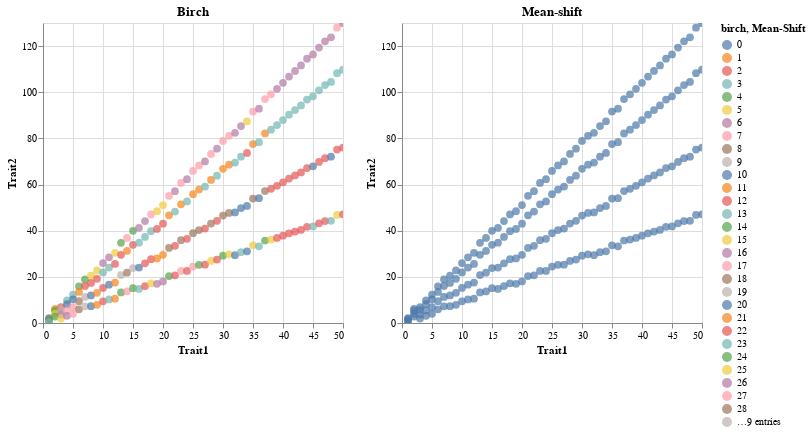

The notebook cell saved with this chart:
### Code cell
(birch | means)

### Figure 1 — Vega-Lite specification as saved in the notebook (floating-point values rounded to 4 significant figures; data arrays with more than 128 entries replaced by an {"elided": "..."} marker saying what was removed)
{"config": {"view": {"continuousWidth": 300, "continuousHeight": 300}}, "hconcat": [{"mark": {"type": "circle", "size": 60}, "encoding": {"color": {"field": "birch", "type": "nominal"}, "tooltip": [{"field": "birch", "type": "quantitative"}, {"field": "Mean-Shift", "type": "quantitative"}], "x": {"field": "Trait1", "type": "quantitative"}, "y": {"field": "Trait2", "type": "quantitative"}}, "name": "view_80", "title": "Birch"}, {"mark": {"type": "circle", "size": 60}, "encoding": {"color": {"field": "Mean-Shift", "type": "nominal"}, "tooltip": [{"field": "birch", "type": "quantitative"}, {"field": "Mean-Shift", "type": "quantitative"}], "x": {"field": "Trait1", "type": "quantitative"}, "y": {"field": "Trait2", "type": "quantitative"}}, "name": "view_81", "title": "Mean-shift"}], "data": {"name": "data-6a416de9865a6ee7db15d57996a5b819"}, "params": [{"name": "param_68", "select": {"type": "interval", "encodings": ["x", "y"]}, "bind": "scales", "views": ["view_80"]}, {"name": "param_69", "select": {"type": "interval", "encodings": ["x", "y"]}, "bind": "scales", "views": ["view_81"]}], "$schema": "https://vega.github.io/schema/vega-lite/v5.16.3.json", "datasets": {"data-6a416de9865a6ee7db15d57996a5b819": {"elided": "200 records"}}}
